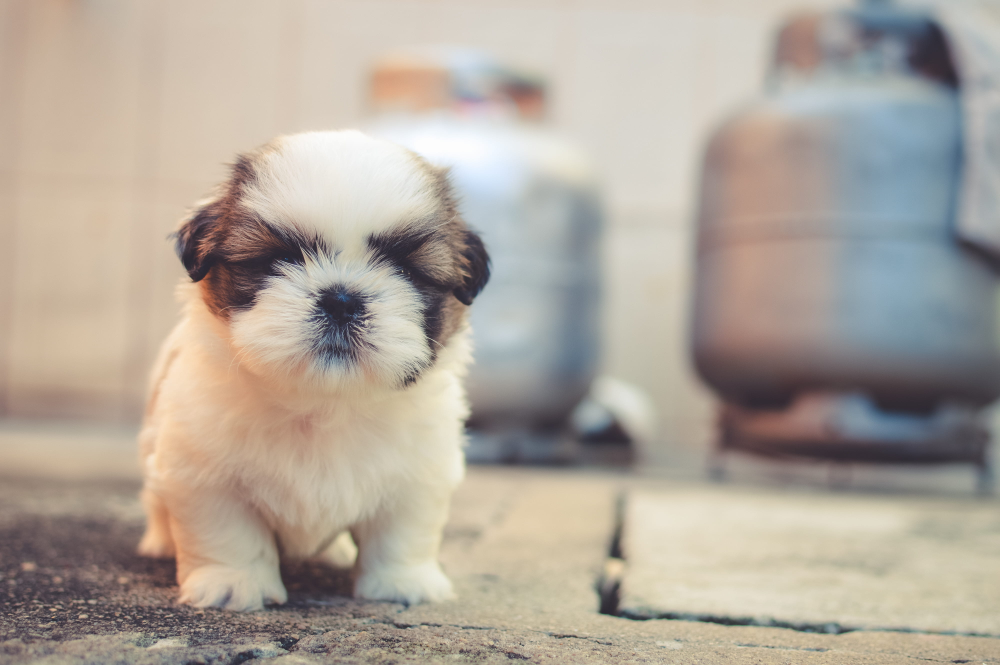
#> input picture 00_Tutorial_CodeZ/asset/image1.jpg, 4000 x 2660 px, found by its file name (shown at 1/4 size)
$ python S2.py
#> lines starting #> are read from the running program, lines starting #| are printed output that depends on the picture
import cv2 as cv


#rgb #bgr

img1= cv.imread("E:\Python\YoutubeFarsi\VISION\image1.jpg")
#> img1 is the input picture: shape (2660, 4000, 3); mean B, G, R 155.4, 166.2, 175.6
img2 = cv.imread("E:\Python\YoutubeFarsi\VISION\image2.jpg")
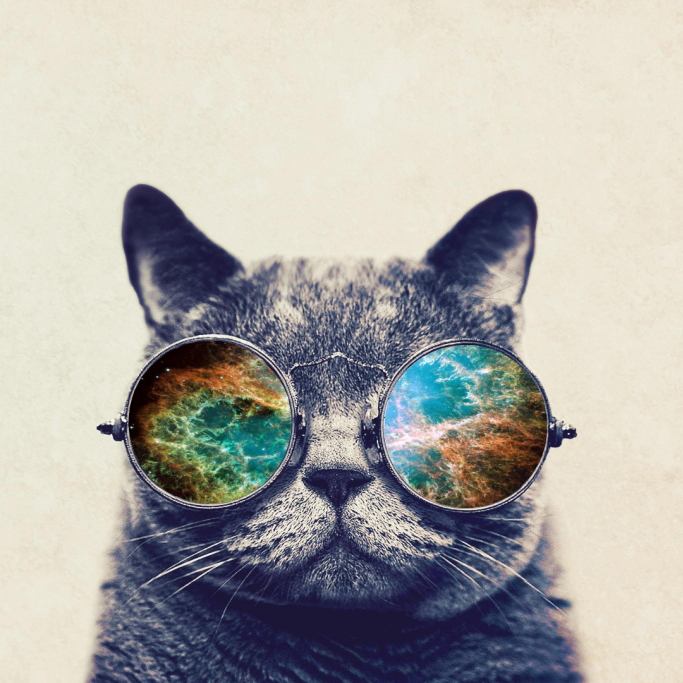
#> input picture 00_Tutorial_CodeZ/asset/image2.jpg, 2048 x 2048 px, found by its file name (shown at 1/3 size)
#> img2 is the input picture: shape (2048, 2048, 3); mean B, G, R 168, 172.4, 173.9

resize_img1 = cv.resize(img1,(1000,1000))
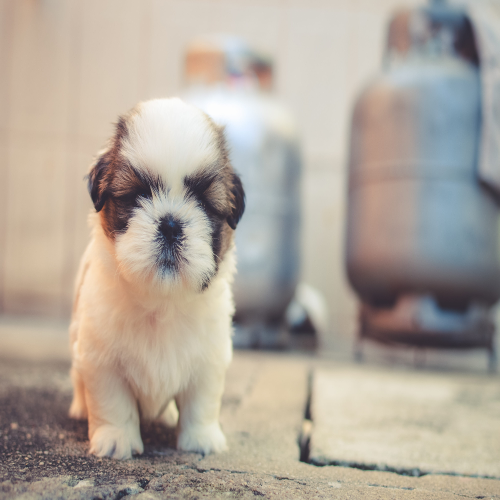
#> resize_img1: shape (1000, 1000, 3) (shown at 1/2 size); mean B, G, R 155.2, 166.1, 175.5
resize_img2 = cv.resize(img2,(1000,1000))

cv.imshow("Result img1",resize_img1)
cv.imshow("Result img2",resize_img2)
cv.waitKey(0)
# cv.destroyAllWindows()
